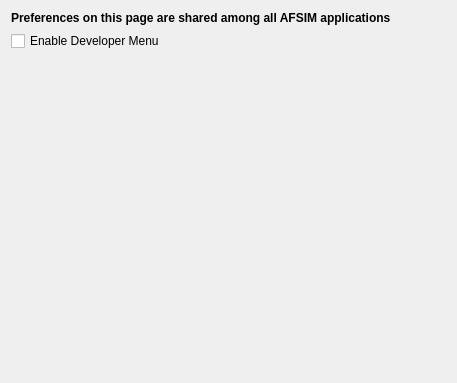
<?xml version="1.0" encoding="UTF-8"?>
<ui version="4.0">
 <class>WkfDebugPrefWidget</class>
 <widget class="QWidget" name="WkfDebugPrefWidget">
  <property name="geometry">
   <rect>
    <x>0</x>
    <y>0</y>
    <width>457</width>
    <height>383</height>
   </rect>
  </property>
  <property name="windowTitle">
   <string>Developer Tools</string>
  </property>
  <layout class="QVBoxLayout" name="verticalLayout">
   <item>
    <widget class="QLabel" name="label">
     <property name="font">
      <font>
       <weight>75</weight>
       <bold>true</bold>
      </font>
     </property>
     <property name="text">
      <string>Preferences on this page are shared among all AFSIM applications</string>
     </property>
    </widget>
   </item>
   <item>
    <widget class="QCheckBox" name="mDeveloperMenu">
     <property name="text">
      <string>Enable Developer Menu</string>
     </property>
    </widget>
   </item>
   <item>
    <spacer name="verticalSpacer">
     <property name="orientation">
      <enum>Qt::Vertical</enum>
     </property>
     <property name="sizeHint" stdset="0">
      <size>
       <width>20</width>
       <height>40</height>
      </size>
     </property>
    </spacer>
   </item>
  </layout>
 </widget>
 <resources/>
 <connections/>
</ui>
